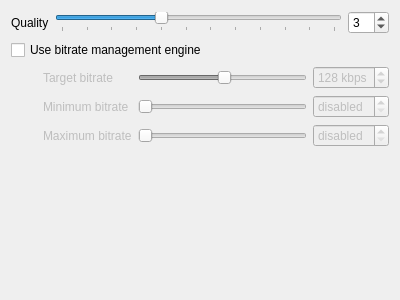
<?xml version="1.0" encoding="UTF-8"?>
<ui version="4.0">
 <class>TranscoderOptionsVorbis</class>
 <widget class="QWidget" name="TranscoderOptionsVorbis">
  <property name="geometry">
   <rect>
    <x>0</x>
    <y>0</y>
    <width>400</width>
    <height>300</height>
   </rect>
  </property>
  <property name="windowTitle">
   <string>Form</string>
  </property>
  <layout class="QFormLayout" name="formLayout_2">
   <item row="0" column="0">
    <widget class="QLabel" name="label">
     <property name="text">
      <string>Quality</string>
     </property>
    </widget>
   </item>
   <item row="0" column="1">
    <layout class="QHBoxLayout" name="horizontalLayout_4">
     <item>
      <widget class="QSlider" name="quality_slider">
       <property name="minimum">
        <number>-1</number>
       </property>
       <property name="maximum">
        <number>10</number>
       </property>
       <property name="value">
        <number>3</number>
       </property>
       <property name="orientation">
        <enum>Qt::Horizontal</enum>
       </property>
       <property name="tickPosition">
        <enum>QSlider::TicksBelow</enum>
       </property>
      </widget>
     </item>
     <item>
      <widget class="QSpinBox" name="quality_spinbox">
       <property name="minimum">
        <number>-1</number>
       </property>
       <property name="maximum">
        <number>10</number>
       </property>
       <property name="value">
        <number>3</number>
       </property>
      </widget>
     </item>
    </layout>
   </item>
   <item row="1" column="0" colspan="2">
    <widget class="QCheckBox" name="managed">
     <property name="text">
      <string>Use bitrate management engine</string>
     </property>
    </widget>
   </item>
   <item row="2" column="0" colspan="2">
    <widget class="QWidget" name="widget" native="true">
     <property name="enabled">
      <bool>false</bool>
     </property>
     <layout class="QFormLayout" name="formLayout">
      <property name="leftMargin">
       <number>32</number>
      </property>
      <property name="topMargin">
       <number>0</number>
      </property>
      <property name="rightMargin">
       <number>0</number>
      </property>
      <property name="bottomMargin">
       <number>0</number>
      </property>
      <item row="0" column="0">
       <widget class="QLabel" name="label_2">
        <property name="text">
         <string>Target bitrate</string>
        </property>
       </widget>
      </item>
      <item row="0" column="1">
       <layout class="QHBoxLayout" name="horizontalLayout">
        <item>
         <widget class="QSlider" name="bitrate_slider">
          <property name="maximum">
           <number>250</number>
          </property>
          <property name="value">
           <number>128</number>
          </property>
          <property name="orientation">
           <enum>Qt::Horizontal</enum>
          </property>
         </widget>
        </item>
        <item>
         <widget class="QSpinBox" name="bitrate_spinbox">
          <property name="suffix">
           <string> kbps</string>
          </property>
          <property name="maximum">
           <number>250</number>
          </property>
          <property name="value">
           <number>128</number>
          </property>
         </widget>
        </item>
       </layout>
      </item>
      <item row="1" column="0">
       <widget class="QLabel" name="label_3">
        <property name="text">
         <string>Minimum bitrate</string>
        </property>
       </widget>
      </item>
      <item row="1" column="1">
       <layout class="QHBoxLayout" name="horizontalLayout_2">
        <item>
         <widget class="QSlider" name="min_bitrate_slider">
          <property name="maximum">
           <number>250</number>
          </property>
          <property name="value">
           <number>0</number>
          </property>
          <property name="orientation">
           <enum>Qt::Horizontal</enum>
          </property>
         </widget>
        </item>
        <item>
         <widget class="QSpinBox" name="min_bitrate_spinbox">
          <property name="specialValueText">
           <string>disabled</string>
          </property>
          <property name="suffix">
           <string> kbps</string>
          </property>
          <property name="maximum">
           <number>250</number>
          </property>
          <property name="value">
           <number>0</number>
          </property>
         </widget>
        </item>
       </layout>
      </item>
      <item row="2" column="0">
       <widget class="QLabel" name="label_4">
        <property name="text">
         <string>Maximum bitrate</string>
        </property>
       </widget>
      </item>
      <item row="2" column="1">
       <layout class="QHBoxLayout" name="horizontalLayout_3">
        <item>
         <widget class="QSlider" name="max_bitrate_slider">
          <property name="maximum">
           <number>250</number>
          </property>
          <property name="value">
           <number>0</number>
          </property>
          <property name="orientation">
           <enum>Qt::Horizontal</enum>
          </property>
         </widget>
        </item>
        <item>
         <widget class="QSpinBox" name="max_bitrate_spinbox">
          <property name="specialValueText">
           <string>disabled</string>
          </property>
          <property name="suffix">
           <string> kbps</string>
          </property>
          <property name="maximum">
           <number>250</number>
          </property>
          <property name="value">
           <number>0</number>
          </property>
         </widget>
        </item>
       </layout>
      </item>
     </layout>
    </widget>
   </item>
  </layout>
 </widget>
 <tabstops>
  <tabstop>quality_slider</tabstop>
  <tabstop>quality_spinbox</tabstop>
  <tabstop>managed</tabstop>
  <tabstop>bitrate_slider</tabstop>
  <tabstop>bitrate_spinbox</tabstop>
  <tabstop>min_bitrate_slider</tabstop>
  <tabstop>min_bitrate_spinbox</tabstop>
  <tabstop>max_bitrate_slider</tabstop>
  <tabstop>max_bitrate_spinbox</tabstop>
 </tabstops>
 <resources/>
 <connections>
  <connection>
   <sender>quality_slider</sender>
   <signal>valueChanged(int)</signal>
   <receiver>quality_spinbox</receiver>
   <slot>setValue(int)</slot>
   <hints>
    <hint type="sourcelabel">
     <x>176</x>
     <y>29</y>
    </hint>
    <hint type="destinationlabel">
     <x>365</x>
     <y>31</y>
    </hint>
   </hints>
  </connection>
  <connection>
   <sender>quality_spinbox</sender>
   <signal>valueChanged(int)</signal>
   <receiver>quality_slider</receiver>
   <slot>setValue(int)</slot>
   <hints>
    <hint type="sourcelabel">
     <x>358</x>
     <y>19</y>
    </hint>
    <hint type="destinationlabel">
     <x>136</x>
     <y>29</y>
    </hint>
   </hints>
  </connection>
  <connection>
   <sender>bitrate_slider</sender>
   <signal>valueChanged(int)</signal>
   <receiver>bitrate_spinbox</receiver>
   <slot>setValue(int)</slot>
   <hints>
    <hint type="sourcelabel">
     <x>255</x>
     <y>83</y>
    </hint>
    <hint type="destinationlabel">
     <x>344</x>
     <y>88</y>
    </hint>
   </hints>
  </connection>
  <connection>
   <sender>bitrate_spinbox</sender>
   <signal>valueChanged(int)</signal>
   <receiver>bitrate_slider</receiver>
   <slot>setValue(int)</slot>
   <hints>
    <hint type="sourcelabel">
     <x>341</x>
     <y>77</y>
    </hint>
    <hint type="destinationlabel">
     <x>244</x>
     <y>80</y>
    </hint>
   </hints>
  </connection>
  <connection>
   <sender>min_bitrate_spinbox</sender>
   <signal>valueChanged(int)</signal>
   <receiver>min_bitrate_slider</receiver>
   <slot>setValue(int)</slot>
   <hints>
    <hint type="sourcelabel">
     <x>324</x>
     <y>122</y>
    </hint>
    <hint type="destinationlabel">
     <x>265</x>
     <y>115</y>
    </hint>
   </hints>
  </connection>
  <connection>
   <sender>min_bitrate_slider</sender>
   <signal>valueChanged(int)</signal>
   <receiver>min_bitrate_spinbox</receiver>
   <slot>setValue(int)</slot>
   <hints>
    <hint type="sourcelabel">
     <x>217</x>
     <y>122</y>
    </hint>
    <hint type="destinationlabel">
     <x>347</x>
     <y>124</y>
    </hint>
   </hints>
  </connection>
  <connection>
   <sender>max_bitrate_slider</sender>
   <signal>valueChanged(int)</signal>
   <receiver>max_bitrate_spinbox</receiver>
   <slot>setValue(int)</slot>
   <hints>
    <hint type="sourcelabel">
     <x>278</x>
     <y>157</y>
    </hint>
    <hint type="destinationlabel">
     <x>323</x>
     <y>155</y>
    </hint>
   </hints>
  </connection>
  <connection>
   <sender>max_bitrate_spinbox</sender>
   <signal>valueChanged(int)</signal>
   <receiver>max_bitrate_slider</receiver>
   <slot>setValue(int)</slot>
   <hints>
    <hint type="sourcelabel">
     <x>344</x>
     <y>166</y>
    </hint>
    <hint type="destinationlabel">
     <x>216</x>
     <y>155</y>
    </hint>
   </hints>
  </connection>
  <connection>
   <sender>managed</sender>
   <signal>toggled(bool)</signal>
   <receiver>widget</receiver>
   <slot>setEnabled(bool)</slot>
   <hints>
    <hint type="sourcelabel">
     <x>55</x>
     <y>58</y>
    </hint>
    <hint type="destinationlabel">
     <x>25</x>
     <y>86</y>
    </hint>
   </hints>
  </connection>
 </connections>
</ui>
